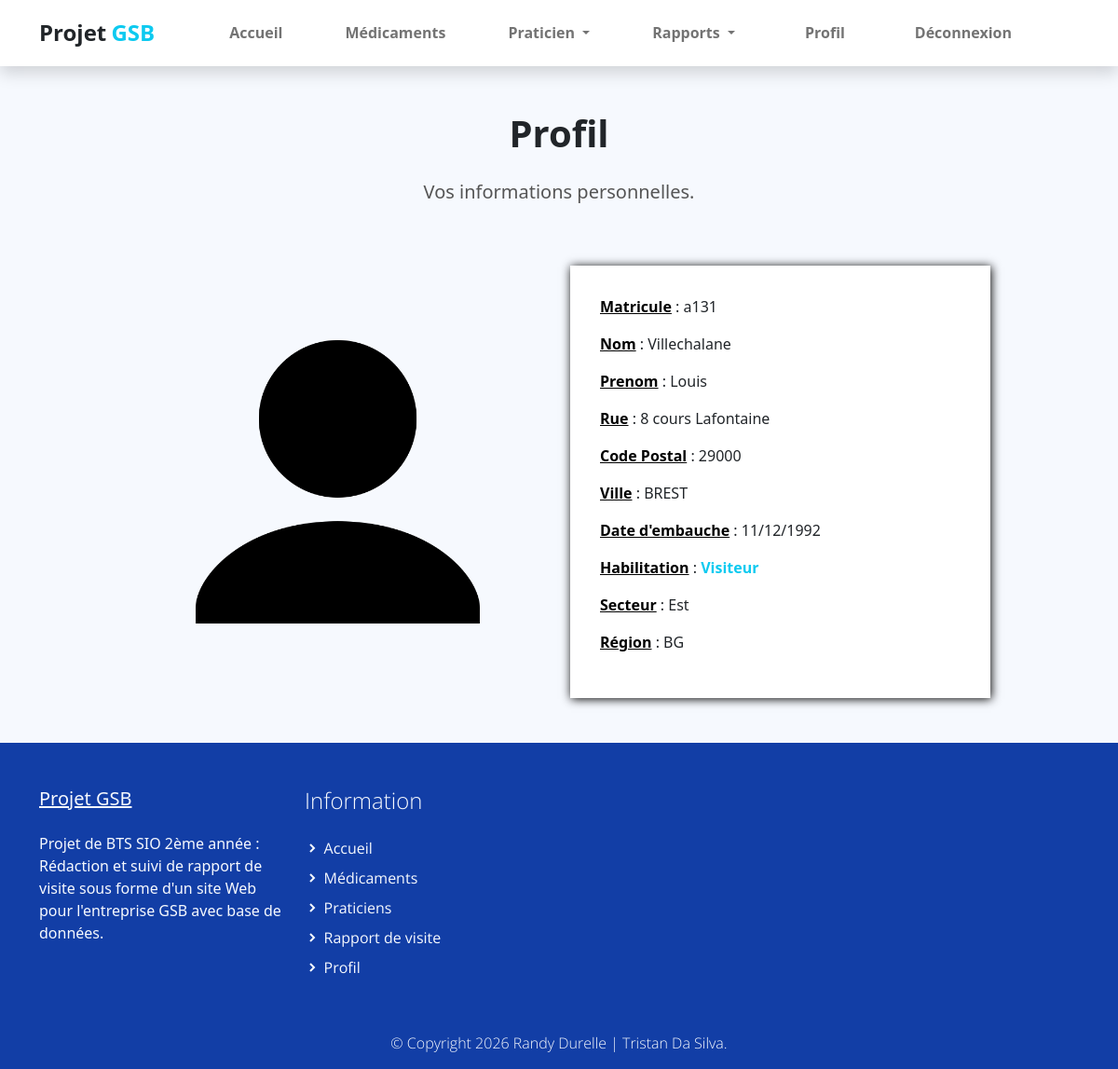
The app's page /index.php?uc=connexion&action=profil (signed in) with its own data.
### tables this page shows
CREATE TABLE IF NOT EXISTS `collaborateur` (
  `COL_MATRICULE` varchar(10) NOT NULL,
  `COL_NOM` varchar(25) DEFAULT NULL,
  `COL_PRENOM` varchar(50) DEFAULT NULL,
  `COL_ADRESSE` varchar(50) DEFAULT NULL,
  `COL_CP` varchar(5) DEFAULT NULL,
  `COL_VILLE` varchar(30) DEFAULT NULL,
  `COL_DATEEMBAUCHE` datetime DEFAULT NULL,
  `HAB_ID` int(11) DEFAULT NULL,
  `SEC_CODE` varchar(1) DEFAULT NULL,
  `REG_CODE` varchar(2) DEFAULT NULL,
  PRIMARY KEY (`COL_MATRICULE`),
  KEY `collaborateur_habilitation0_FK` (`HAB_ID`),
  KEY `collaborateur_secteur0_FK` (`SEC_CODE`),
  KEY `collaborateur_region1_FK` (`REG_CODE`)
);

CREATE TABLE IF NOT EXISTS `habilitation` (
  `HAB_ID` int(11) NOT NULL,
  `HAB_LIB` varchar(30) NOT NULL,
  PRIMARY KEY (`HAB_ID`)
);

CREATE TABLE IF NOT EXISTS `secteur` (
  `SEC_CODE` varchar(1) NOT NULL,
  `SEC_LIBELLE` varchar(15) DEFAULT NULL,
  PRIMARY KEY (`SEC_CODE`)
);

CREATE TABLE IF NOT EXISTS `region` (
  `REG_CODE` varchar(2) NOT NULL,
  `REG_NOM` varchar(50) DEFAULT NULL,
  `SEC_CODE` varchar(1) NOT NULL,
  PRIMARY KEY (`REG_CODE`),
  KEY `region_secteur0_FK` (`SEC_CODE`)
);

### modele/connexion.modele.inc.php (called while the page is built, shortened)
<?php
function getAllInformationCompte($matricule)
{
    try {
        $monPdo = connexionPDO();
        $req = 'SELECT c.`COL_MATRICULE` as `matricule`,c.`COL_NOM` as `nom`,`COL_PRENOM` as `prenom`,c.`COL_ADRESSE` as `adresse`,c.`COL_CP` as `cp`,c.`COL_VILLE` as `ville`, concat(DAY(COL_DATEEMBAUCHE),\'/\',MONTH(`COL_DATEEMBAUCHE`),\'/\',YEAR(`COL_DATEEMBAUCHE`)) as `date_embauche`, h.HAB_LIB as `habilitation` ,s.SEC_LIBELLE as `secteur`, r.REG_CODE as `region` FROM collaborateur c LEFT JOIN secteur s ON s.`SEC_CODE`=c.`SEC_CODE` LEFT JOIN habilitation h ON h.HAB_ID=c.HAB_ID LEFT JOIN region r ON r.REG_CODE=c.REG_CODE WHERE c.COL_MATRICULE="' . $matricule . '"';
        $res = $monPdo->query($req);
        $result = $res->fetch();
        return $result;
    } catch (PDOException $e) {
        print "Erreur !: " . $e->getMessage();
        die();
    }
}

### vues/v_profil.php (the view)
<section class="bg-light">
    <div class="container">
        <div class="structure-hero pt-lg-5 pt-4">
            <h1 class="titre text-center">Profil</h1>
            <p class="text text-center">
                Vos informations personnelles.
            </p>
        </div>
        <div class="row align-items-center justify-content-center">
            <div class="test col-12 col-sm-8 col-lg-6 col-xl-5 col-xxl-4 py-lg-5">
                <img class="img-fluid w-75" src="assets/img/profil.png">
            </div>
            <div class="test col-12 col-sm-8 col-lg-6 col-xl-5 col-xxl-4 py-lg-5 py-3">
                <div class="formulaire">
                    <p><span class="carac">Matricule</span> : <?php echo $info[0] ?></p>
                    <p><span class="carac">Nom</span> : <?php echo $info[1] ?></p>
                    <p><span class="carac">Prenom</span> : <?php echo $info[2] ?></p>
                    <p><span class="carac">Rue</span> : <?php echo $info[3] ?></p>
                    <p><span class="carac">Code Postal</span> : <?php echo $info[4] ?></p>
                    <p><span class="carac">Ville</span> : <?php echo $info[5] ?></p>
                    <p><span class="carac">Date d'embauche</span> : <?php echo $info[6] ?></p>
                    <p><span class="carac">Habilitation</span> : <span style="color:#0DCAF0;font-weight: 700;"> <?php echo $info[7] ?></span></p>
                    <p><span class="carac">Secteur</span> : <?php echo $info[8] ?></p>
                    <p><span class="carac">Région</span> : <?php echo $info[9] ?></p>
                </div>
            </div>
        </div>
    </div>
</section>

### assets/css/gsb.css (style rules this page uses)
p, a { font-weight: 400; }

### assets/css/custom.css (style rules this page uses)
body, html { height: 100%; margin: 0; padding: 0; }
body { background: #f6f9fe !important; width: 100%; position: relative; display: table; }
.carac { text-decoration: underline; font-weight: 600; color: #000; }
.test { display: flex; flex-direction: column; align-items: center; }
.titre { font-weight: 600; padding-bottom: 1rem; }
.text { font-size: 20; font-weight: 400; color: #555555; }
.formulaire { background-color: white; padding: 2em; box-shadow: 1px 1px 10px black; width: 100%; }
.bg-light { background-color: #f6f9fe; }
.structure-hero { display: flex; flex-direction: column; align-items: center; }

### records on screen
collaborateur: COL_MATRICULE "a131", COL_NOM "Villechalane", COL_PRENOM "Louis", COL_ADRESSE "8 cours Lafontaine", COL_CP "29000", COL_VILLE "BREST", HAB_ID.HAB_LIB "Visiteur", SEC_CODE.SEC_LIBELLE "Est", REG_CODE.REG_CODE "BG"

### other values on screen
$info[6] "11/12/1992"
